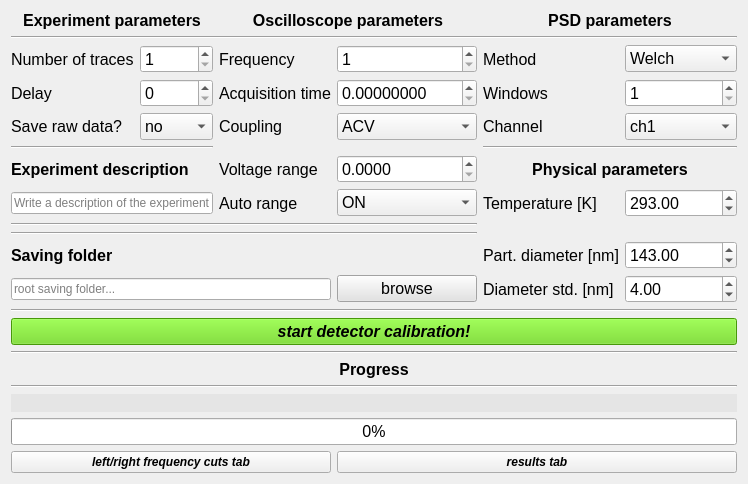
          <widget class="QWidget" name="page_1">
           <layout class="QGridLayout" name="gridLayout">
            <item row="1" column="0">
             <layout class="QGridLayout" name="gridLayout_10">
              <item row="2" column="2">
               <widget class="QLabel" name="label_92">
                <property name="font">
                 <font>
                  <pointsize>12</pointsize>
                 </font>
                </property>
                <property name="text">
                 <string>Frequency</string>
                </property>
               </widget>
              </item>
              <item row="2" column="1">
               <widget class="QSpinBox" name="tracesSpinBox_B_2">
                <property name="font">
                 <font>
                  <pointsize>12</pointsize>
                 </font>
                </property>
                <property name="minimum">
                 <number>1</number>
                </property>
                <property name="maximum">
                 <number>10000</number>
                </property>
               </widget>
              </item>
              <item row="3" column="5">
               <widget class="QSpinBox" name="psdWindows_B_2">
                <property name="font">
                 <font>
                  <pointsize>12</pointsize>
                 </font>
                </property>
                <property name="minimum">
                 <number>1</number>
                </property>
                <property name="maximum">
                 <number>10000</number>
                </property>
               </widget>
              </item>
              <item row="1" column="0" colspan="6">
               <widget class="Line" name="line_34">
                <property name="orientation">
                 <enum>Qt::Horizontal</enum>
                </property>
               </widget>
              </item>
              <item row="2" column="5">
               <widget class="QComboBox" name="psdMethod_B_2">
                <property name="font">
                 <font>
                  <pointsize>12</pointsize>
                 </font>
                </property>
                <item>
                 <property name="text">
                  <string>Welch</string>
                 </property>
                </item>
                <item>
                 <property name="text">
                  <string>Periodgram</string>
                 </property>
                </item>
               </widget>
              </item>
              <item row="4" column="5">
               <widget class="QComboBox" name="psdChannel_B_2">
                <property name="font">
                 <font>
                  <pointsize>12</pointsize>
                 </font>
                </property>
                <item>
                 <property name="text">
                  <string>ch1</string>
                 </property>
                </item>
                <item>
                 <property name="text">
                  <string>ch2</string>
                 </property>
                </item>
               </widget>
              </item>
              <item row="5" column="0" colspan="2">
               <widget class="Line" name="line_35">
                <property name="orientation">
                 <enum>Qt::Horizontal</enum>
                </property>
               </widget>
              </item>
              <item row="4" column="2">
               <widget class="QLabel" name="label_91">
                <property name="font">
                 <font>
                  <pointsize>12</pointsize>
                 </font>
                </property>
                <property name="text">
                 <string>Coupling</string>
                </property>
               </widget>
              </item>
              <item row="6" column="0" colspan="2">
               <widget class="QLabel" name="label_93">
                <property name="font">
                 <font>
                  <pointsize>12</pointsize>
                  <weight>75</weight>
                  <bold>true</bold>
                 </font>
                </property>
                <property name="text">
                 <string>Experiment description</string>
                </property>
               </widget>
              </item>
              <item row="4" column="1">
               <widget class="QComboBox" name="saveRaw_B_2">
                <property name="font">
                 <font>
                  <pointsize>12</pointsize>
                 </font>
                </property>
                <item>
                 <property name="text">
                  <string>no</string>
                 </property>
                </item>
                <item>
                 <property name="text">
                  <string>yes</string>
                 </property>
                </item>
               </widget>
              </item>
              <item row="9" column="0" colspan="4">
               <widget class="Line" name="line_36">
                <property name="orientation">
                 <enum>Qt::Horizontal</enum>
                </property>
               </widget>
              </item>
              <item row="10" column="5">
               <widget class="QDoubleSpinBox" name="diameter_B_2">
                <property name="font">
                 <font>
                  <pointsize>12</pointsize>
                 </font>
                </property>
                <property name="decimals">
                 <number>2</number>
                </property>
                <property name="minimum">
                 <double>0.000000000000000</double>
                </property>
                <property name="maximum">
                 <double>10000.000000000000000</double>
                </property>
                <property name="value">
                 <double>143.000000000000000</double>
                </property>
               </widget>
              </item>
              <item row="7" column="2">
               <widget class="QLabel" name="label_95">
                <property name="font">
                 <font>
                  <pointsize>12</pointsize>
                 </font>
                </property>
                <property name="text">
                 <string>Auto range</string>
                </property>
               </widget>
              </item>
              <item row="10" column="0" colspan="4">
               <widget class="QLabel" name="label_26">
                <property name="font">
                 <font>
                  <pointsize>12</pointsize>
                  <weight>75</weight>
                  <bold>true</bold>
                 </font>
                </property>
                <property name="text">
                 <string>Saving folder</string>
                </property>
               </widget>
              </item>
              <item row="10" column="4">
               <widget class="QLabel" name="label_94">
                <property name="font">
                 <font>
                  <pointsize>12</pointsize>
                 </font>
                </property>
                <property name="text">
                 <string>Part. diameter [nm]</string>
                </property>
               </widget>
              </item>
              <item row="0" column="0" colspan="2">
               <widget class="QLabel" name="label_82">
                <property name="font">
                 <font>
                  <pointsize>12</pointsize>
                  <weight>75</weight>
                  <bold>true</bold>
                 </font>
                </property>
                <property name="styleSheet">
                 <string notr="true"/>
                </property>
                <property name="text">
                 <string>Experiment parameters</string>
                </property>
                <property name="alignment">
                 <set>Qt::AlignCenter</set>
                </property>
               </widget>
              </item>
              <item row="6" column="2">
               <widget class="QLabel" name="label_83">
                <property name="font">
                 <font>
                  <pointsize>12</pointsize>
                 </font>
                </property>
                <property name="text">
                 <string>Voltage range</string>
                </property>
               </widget>
              </item>
              <item row="0" column="2" colspan="2">
               <widget class="QLabel" name="label_86">
                <property name="font">
                 <font>
                  <pointsize>12</pointsize>
                  <weight>75</weight>
                  <bold>true</bold>
                 </font>
                </property>
                <property name="styleSheet">
                 <string notr="true"/>
                </property>
                <property name="text">
                 <string>Oscilloscope parameters</string>
                </property>
                <property name="alignment">
                 <set>Qt::AlignCenter</set>
                </property>
               </widget>
              </item>
              <item row="5" column="4" colspan="2">
               <widget class="Line" name="line_33">
                <property name="orientation">
                 <enum>Qt::Horizontal</enum>
                </property>
               </widget>
              </item>
              <item row="4" column="3">
               <widget class="QComboBox" name="couplingComboBox_B_2">
                <property name="font">
                 <font>
                  <pointsize>12</pointsize>
                 </font>
                </property>
                <property name="styleSheet">
                 <string notr="true"/>
                </property>
                <item>
                 <property name="text">
                  <string>ACV</string>
                 </property>
                </item>
                <item>
                 <property name="text">
                  <string>DCV</string>
                 </property>
                </item>
               </widget>
              </item>
              <item row="3" column="2">
               <widget class="QLabel" name="label_85">
                <property name="font">
                 <font>
                  <pointsize>12</pointsize>
                 </font>
                </property>
                <property name="text">
                 <string>Acquisition time</string>
                </property>
               </widget>
              </item>
              <item row="6" column="3">
               <widget class="QDoubleSpinBox" name="voltageRangeSpinBox_B_2">
                <property name="font">
                 <font>
                  <pointsize>12</pointsize>
                 </font>
                </property>
                <property name="whatsThis">
                 <string/>
                </property>
                <property name="accessibleName">
                 <string/>
                </property>
                <property name="decimals">
                 <number>4</number>
                </property>
                <property name="maximum">
                 <double>12.000000000000000</double>
                </property>
               </widget>
              </item>
              <item row="6" column="4" colspan="2">
               <widget class="QLabel" name="label_20">
                <property name="font">
                 <font>
                  <pointsize>12</pointsize>
                  <weight>75</weight>
                  <bold>true</bold>
                 </font>
                </property>
                <property name="text">
                 <string>Physical parameters</string>
                </property>
                <property name="alignment">
                 <set>Qt::AlignCenter</set>
                </property>
               </widget>
              </item>
              <item row="2" column="0">
               <widget class="QLabel" name="label_88">
                <property name="font">
                 <font>
                  <pointsize>12</pointsize>
                 </font>
                </property>
                <property name="text">
                 <string>Number of traces</string>
                </property>
               </widget>
              </item>
              <item row="2" column="4">
               <widget class="QLabel" name="label_84">
                <property name="font">
                 <font>
                  <pointsize>12</pointsize>
                 </font>
                </property>
                <property name="text">
                 <string>Method</string>
                </property>
               </widget>
              </item>
              <item row="2" column="3">
               <widget class="QSpinBox" name="frequencySpinBox_B_2">
                <property name="font">
                 <font>
                  <pointsize>12</pointsize>
                 </font>
                </property>
                <property name="minimum">
                 <number>1</number>
                </property>
                <property name="maximum">
                 <number>10000000</number>
                </property>
               </widget>
              </item>
              <item row="4" column="4">
               <widget class="QLabel" name="label_87">
                <property name="font">
                 <font>
                  <pointsize>12</pointsize>
                 </font>
                </property>
                <property name="text">
                 <string>Channel</string>
                </property>
               </widget>
              </item>
              <item row="3" column="3">
               <widget class="QDoubleSpinBox" name="acqTime_B_2">
                <property name="font">
                 <font>
                  <pointsize>12</pointsize>
                 </font>
                </property>
                <property name="decimals">
                 <number>8</number>
                </property>
                <property name="minimum">
                 <double>0.000000000000000</double>
                </property>
                <property name="maximum">
                 <double>1000.000000000000000</double>
                </property>
               </widget>
              </item>
              <item row="0" column="4" colspan="2">
               <widget class="QLabel" name="label_25">
                <property name="font">
                 <font>
                  <pointsize>12</pointsize>
                  <weight>75</weight>
                  <bold>true</bold>
                 </font>
                </property>
                <property name="text">
                 <string>PSD parameters</string>
                </property>
                <property name="alignment">
                 <set>Qt::AlignCenter</set>
                </property>
               </widget>
              </item>
              <item row="3" column="0">
               <widget class="QLabel" name="label_89">
                <property name="font">
                 <font>
                  <pointsize>12</pointsize>
                 </font>
                </property>
                <property name="text">
                 <string>Delay</string>
                </property>
               </widget>
              </item>
              <item row="3" column="4">
               <widget class="QLabel" name="label_90">
                <property name="font">
                 <font>
                  <pointsize>12</pointsize>
                 </font>
                </property>
                <property name="text">
                 <string>Windows</string>
                </property>
               </widget>
              </item>
              <item row="4" column="0">
               <widget class="QLabel" name="label_24">
                <property name="font">
                 <font>
                  <pointsize>12</pointsize>
                 </font>
                </property>
                <property name="text">
                 <string>Save raw data?</string>
                </property>
               </widget>
              </item>
              <item row="3" column="1">
               <widget class="QSpinBox" name="delaySpinBox_B_2">
                <property name="font">
                 <font>
                  <pointsize>12</pointsize>
                 </font>
                </property>
               </widget>
              </item>
              <item row="17" column="0" colspan="6">
               <widget class="Line" name="line_38">
                <property name="orientation">
                 <enum>Qt::Horizontal</enum>
                </property>
               </widget>
              </item>
              <item row="11" column="4">
               <widget class="QLabel" name="label_97">
                <property name="font">
                 <font>
                  <pointsize>12</pointsize>
                 </font>
                </property>
                <property name="text">
                 <string>Diameter std. [nm]</string>
                </property>
               </widget>
              </item>
              <item row="12" column="0" colspan="6">
               <widget class="Line" name="line_39">
                <property name="orientation">
                 <enum>Qt::Horizontal</enum>
                </property>
               </widget>
              </item>
              <item row="15" column="0" colspan="6">
               <widget class="Line" name="line_40">
                <property name="orientation">
                 <enum>Qt::Horizontal</enum>
                </property>
               </widget>
              </item>
              <item row="8" column="0" colspan="4">
               <widget class="Line" name="line_37">
                <property name="orientation">
                 <enum>Qt::Horizontal</enum>
                </property>
               </widget>
              </item>
              <item row="11" column="5">
               <widget class="QDoubleSpinBox" name="diameterStd_B_2">
                <property name="font">
                 <font>
                  <pointsize>12</pointsize>
                 </font>
                </property>
                <property name="decimals">
                 <number>2</number>
                </property>
                <property name="minimum">
                 <double>0.000000000000000</double>
                </property>
                <property name="maximum">
                 <double>10000.000000000000000</double>
                </property>
                <property name="value">
                 <double>4.000000000000000</double>
                </property>
               </widget>
              </item>
              <item row="16" column="0" colspan="6">
               <widget class="QLabel" name="label_27">
                <property name="font">
                 <font>
                  <pointsize>12</pointsize>
                  <weight>75</weight>
                  <bold>true</bold>
                 </font>
                </property>
                <property name="text">
                 <string>Progress</string>
                </property>
                <property name="alignment">
                 <set>Qt::AlignCenter</set>
                </property>
               </widget>
              </item>
              <item row="18" column="0" colspan="6">
               <widget class="QLabel" name="progressStatus_B_2">
                <property name="font">
                 <font>
                  <pointsize>12</pointsize>
                 </font>
                </property>
                <property name="styleSheet">
                 <string notr="true">background-color: rgb(229, 229, 229);</string>
                </property>
                <property name="text">
                 <string/>
                </property>
               </widget>
              </item>
              <item row="13" column="0" colspan="6">
               <widget class="QPushButton" name="startDetCal_B">
                <property name="font">
                 <font>
                  <pointsize>12</pointsize>
                  <weight>75</weight>
                  <italic>true</italic>
                  <bold>true</bold>
                 </font>
                </property>
                <property name="styleSheet">
                 <string notr="true">background-color: rgb(100, 213, 14);</string>
                </property>
                <property name="text">
                 <string>start detector calibration!</string>
                </property>
               </widget>
              </item>
              <item row="7" column="3">
               <widget class="QComboBox" name="autoRangeComboBox_B_2">
                <property name="font">
                 <font>
                  <pointsize>12</pointsize>
                 </font>
                </property>
                <item>
                 <property name="text">
                  <string>ON</string>
                 </property>
                </item>
                <item>
                 <property name="text">
                  <string>OFF</string>
                 </property>
                </item>
               </widget>
              </item>
              <item row="11" column="3">
               <widget class="QPushButton" name="browseFolderButton_B_2">
                <property name="font">
                 <font>
                  <pointsize>12</pointsize>
                 </font>
                </property>
                <property name="styleSheet">
                 <string notr="true">background-color: rgb(227, 227, 227);</string>
                </property>
                <property name="text">
                 <string>browse</string>
                </property>
               </widget>
              </item>
              <item row="7" column="0" colspan="2">
               <widget class="QLineEdit" name="expDescription_B_2">
                <property name="font">
                 <font>
                  <pointsize>9</pointsize>
                 </font>
                </property>
                <property name="placeholderText">
                 <string>Write a description of the experiment</string>
                </property>
               </widget>
              </item>
              <item row="7" column="4">
               <widget class="QLabel" name="label_96">
                <property name="font">
                 <font>
                  <pointsize>12</pointsize>
                 </font>
                </property>
                <property name="text">
                 <string>Temperature [K]</string>
                </property>
               </widget>
              </item>
              <item row="7" column="5">
               <widget class="QDoubleSpinBox" name="temperature_B_2">
                <property name="font">
                 <font>
                  <pointsize>12</pointsize>
                 </font>
                </property>
                <property name="decimals">
                 <number>2</number>
                </property>
                <property name="minimum">
                 <double>0.000000000000000</double>
                </property>
                <property name="maximum">
                 <double>1000.000000000000000</double>
                </property>
                <property name="value">
                 <double>293.000000000000000</double>
                </property>
               </widget>
              </item>
              <item row="11" column="0" colspan="3">
               <widget class="QLineEdit" name="rootFolderLineEdit_B_2">
                <property name="font">
                 <font>
                  <pointsize>9</pointsize>
                 </font>
                </property>
                <property name="placeholderText">
                 <string>root saving folder...</string>
                </property>
               </widget>
              </item>
              <item row="19" column="0" colspan="6">
               <widget class="QProgressBar" name="progressBar_B_2">
                <property name="font">
                 <font>
                  <pointsize>12</pointsize>
                 </font>
                </property>
                <property name="value">
                 <number>0</number>
                </property>
               </widget>
              </item>
              <item row="20" column="0" colspan="3">
               <widget class="QPushButton" name="pushButton_5">
                <property name="font">
                 <font>
                  <weight>75</weight>
                  <italic>true</italic>
                  <bold>true</bold>
                 </font>
                </property>
                <property name="text">
                 <string>left/right frequency cuts tab</string>
                </property>
               </widget>
              </item>
              <item row="20" column="3" colspan="3">
               <widget class="QPushButton" name="pushButton_6">
                <property name="font">
                 <font>
                  <weight>75</weight>
                  <italic>true</italic>
                  <bold>true</bold>
                 </font>
                </property>
                <property name="text">
                 <string>results tab</string>
                </property>
               </widget>
              </item>
             </layout>
            </item>
           </layout>
          </widget>
